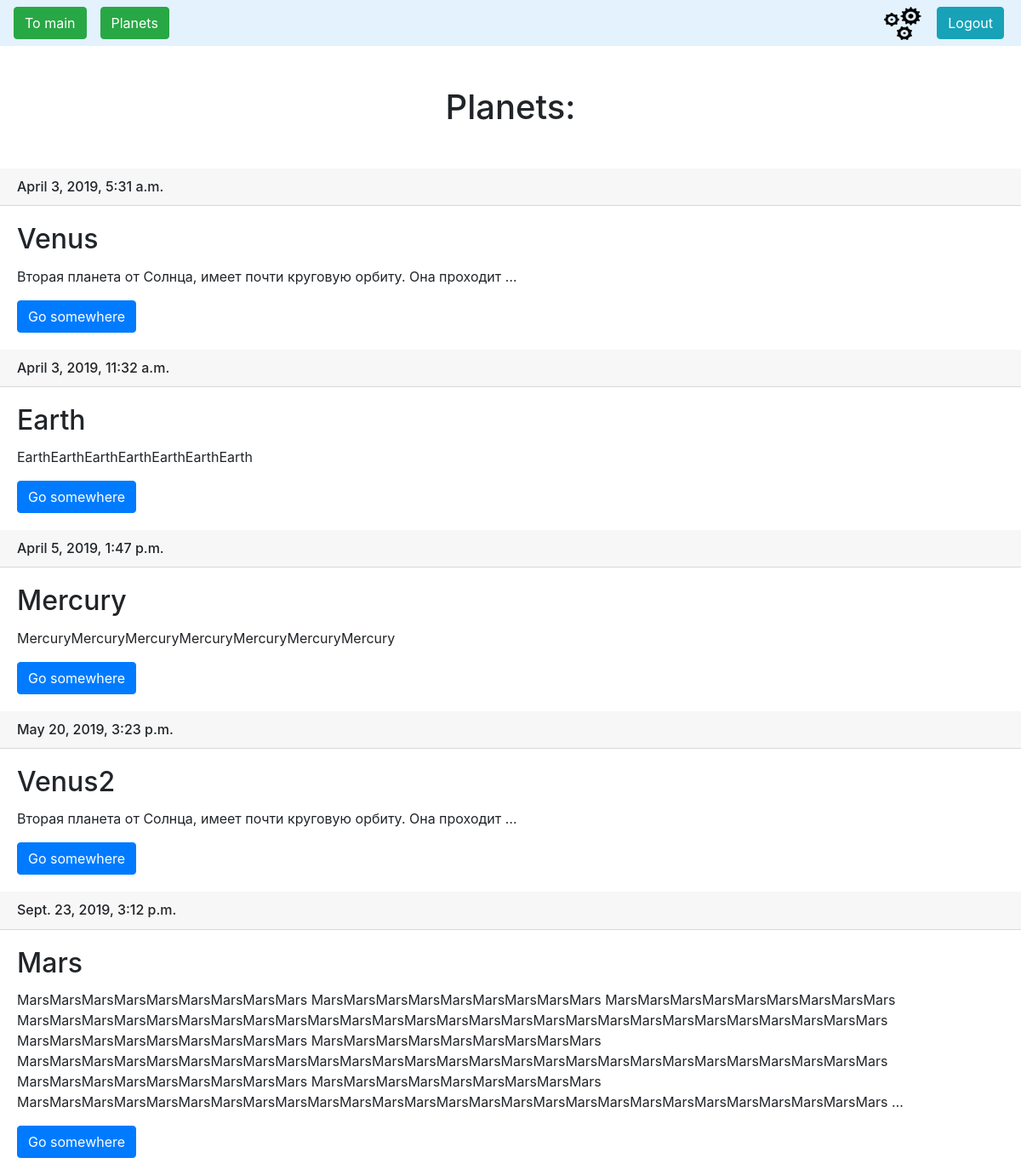
Page /flyfe/cards_list/ (signed in) on the committed database.
### flyfe/models.py (models this page shows, shortened)
class Card(models.Model):
    title = models.CharField(max_length=150, db_index=True)
    slug = models.SlugField(max_length=150, blank=True, unique=True)
    body = models.TextField(blank=True, db_index=True)
    date_add = models.DateTimeField(auto_now_add=True)
    def get_absolute_url(self):
        return reverse('card_detail_url', kwargs={'slug': self.slug})

### flyfe/views.py (the view)
# urls.py: path('cards_list/', cards_list, name='cards_list_url'),
@login_required(login_url='/flyfe/login/')
def cards_list(request):
    cards = Card.objects.all()
    return render(request, 'flyfe/cards_list.html', context={'cards': cards})

### flyfe/templates/flyfe/cards_list.html (shortened to what this page needs)
{% extends 'flyfe/base_flyfe.html' %}
{% block content%}
    <h1 class="mb-5 mt-5 text-center">Planets:</h1>
    {% for card in cards %}
        <h6 class="card-header">{{ card.date_add }}</h6>
        <div class="card-body">
            <h2 class="card-title">{{ card.title }}</h2>
            <p class="card-text">{{ card.body|truncatewords:10 }}</p>
            <a href="{{ card.get_absolute_url }}" class="btn btn-primary">Go somewhere</a>
        </div>
    {% endfor %}
{% endblock %}

### flyfe/templates/flyfe/base_flyfe.html (shortened to what this page needs)
{% extends 'base.html' %}
{% block admin-panel %}
    <div class="dropdown">
        <a class="" href="#" role="button" id="dropdownMenuLink" data-toggle="dropdown"
            aria-haspopup="true" aria-expanded="false">
            <img id="ap-image" src="/static/images/ap-image-gear.png" class="mr-3">
        </a>
    </div>
{% endblock %}

### templates/base.html (shortened to what this page needs)
{% load static %}
<!DOCTYPE html>
<html lang="en">
<head>
    <link rel="stylesheet" href="https://maxcdn.bootstrapcdn.com/bootstrap/4.0.0/css/bootstrap.min.css"
>
    <link rel="stylesheet" href="{% static 'css/styles.css'%}">
    <link rel="stylesheet" href="{% static 'css/actions.css'%}">
</head>
<body>
    <div class="my-bar">
        <nav class="navbar navbar-light" style="background-color: #e3f2fd;">
            <form class="form-inline">
                {% if request.user.is_authenticated and request.user.is_staff %}
                    {% block admin-panel%}{% endblock %}
                {% endif %}
                {% if request.user.is_authenticated %}
                    <a class="btn btn-success mr-3" href="{% url 'start_page_url' %}" role="button">To main</a>
                    <a class="btn btn-success mr-3" href="{% url 'cards_list_url' %}" role="button">Planets</a>
                    <a class="btn btn-info" style="position: absolute; right: 20px" href="{% url 'logout_view_url' %}" role="button">Logout</a>
                {% endif %}
            </form>
        </nav>
    </div>
    {% block content %}{% endblock %}
</body>
</html>

### static/css/actions.css (style rules this page uses)
.dropdown { position: absolute; right: 100px; }
#ap-image { width: 45px; height: 40px; }

### rows in the picture
Card: date_add "April 3, 2019, 5:31 a.m.", title "Venus", body "Вторая планета от Солнца, имеет почти круговую орбиту. Она проходит …"
Card: date_add "April 3, 2019, 11:32 a.m.", title "Earth", body "EarthEarthEarthEarthEarthEarthEarth"
Card: date_add "April 5, 2019, 1:47 p.m.", title "Mercury", body "MercuryMercuryMercuryMercuryMercuryMercuryMercury"
Card: date_add "May 20, 2019, 3:23 p.m.", title "Venus2", body "Вторая планета от Солнца, имеет почти круговую орбиту. Она проходит …"
Card: date_add "Sept. 23, 2019, 3:12 p.m.", title "Mars", body "MarsMarsMarsMarsMarsMarsMarsMarsMars MarsMarsMarsMarsMarsMarsMarsMarsMars MarsMarsMarsMarsMarsMarsMarsMarsMars MarsMarsMarsMarsMarsMarsMarsMarsMarsMarsMarsMarsMarsMarsMarsMarsMarsMarsMarsMarsMarsMarsMarsMarsMarsMarsMars MarsMarsMarsMarsMarsMarsMarsMarsMars MarsMarsMarsMarsMarsMarsMarsMarsMars MarsMarsMarsMarsMarsMarsMarsMarsMarsMarsMarsMarsMarsMarsMarsMarsMarsMarsMarsMarsMarsMarsMarsMarsMarsMarsMars MarsMarsMarsMarsMarsMarsMarsMarsMars MarsMarsMarsMarsMarsMarsMarsMarsMars MarsMarsMarsMarsMarsMarsMarsMarsMarsMarsMarsMarsMarsMarsMarsMarsMarsMarsMarsMarsMarsMarsMarsMarsMarsMarsMars …"
